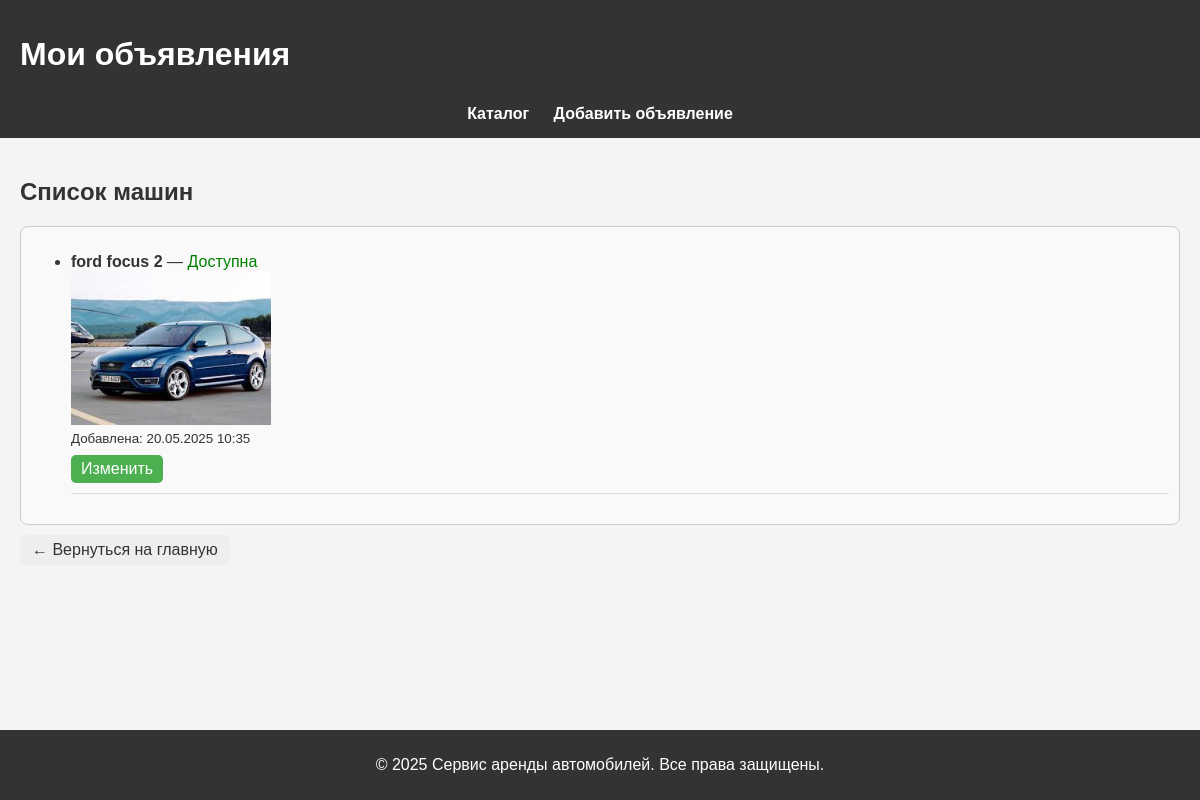
Page /cars/my/ (signed in) on the earlier database version.
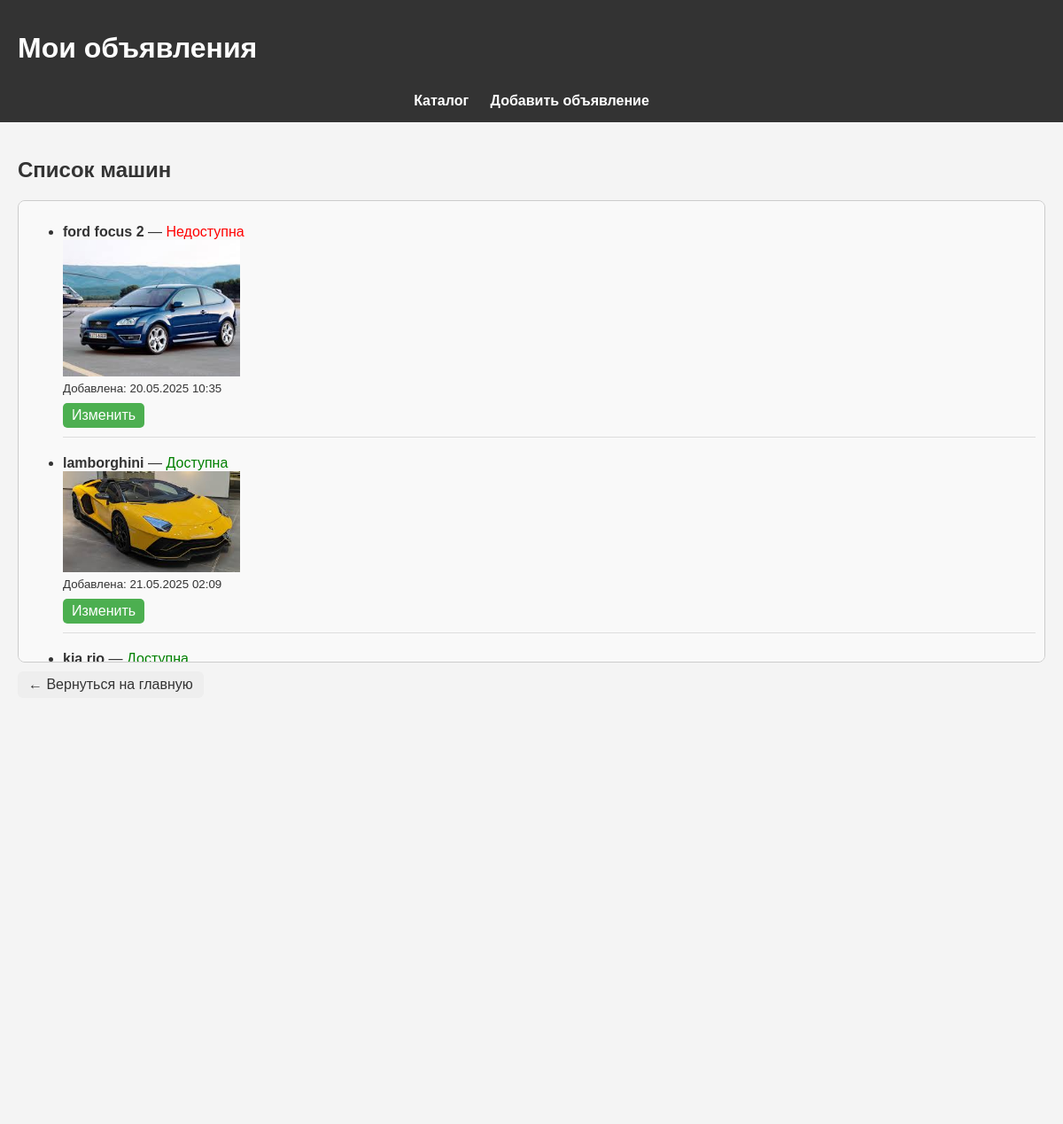
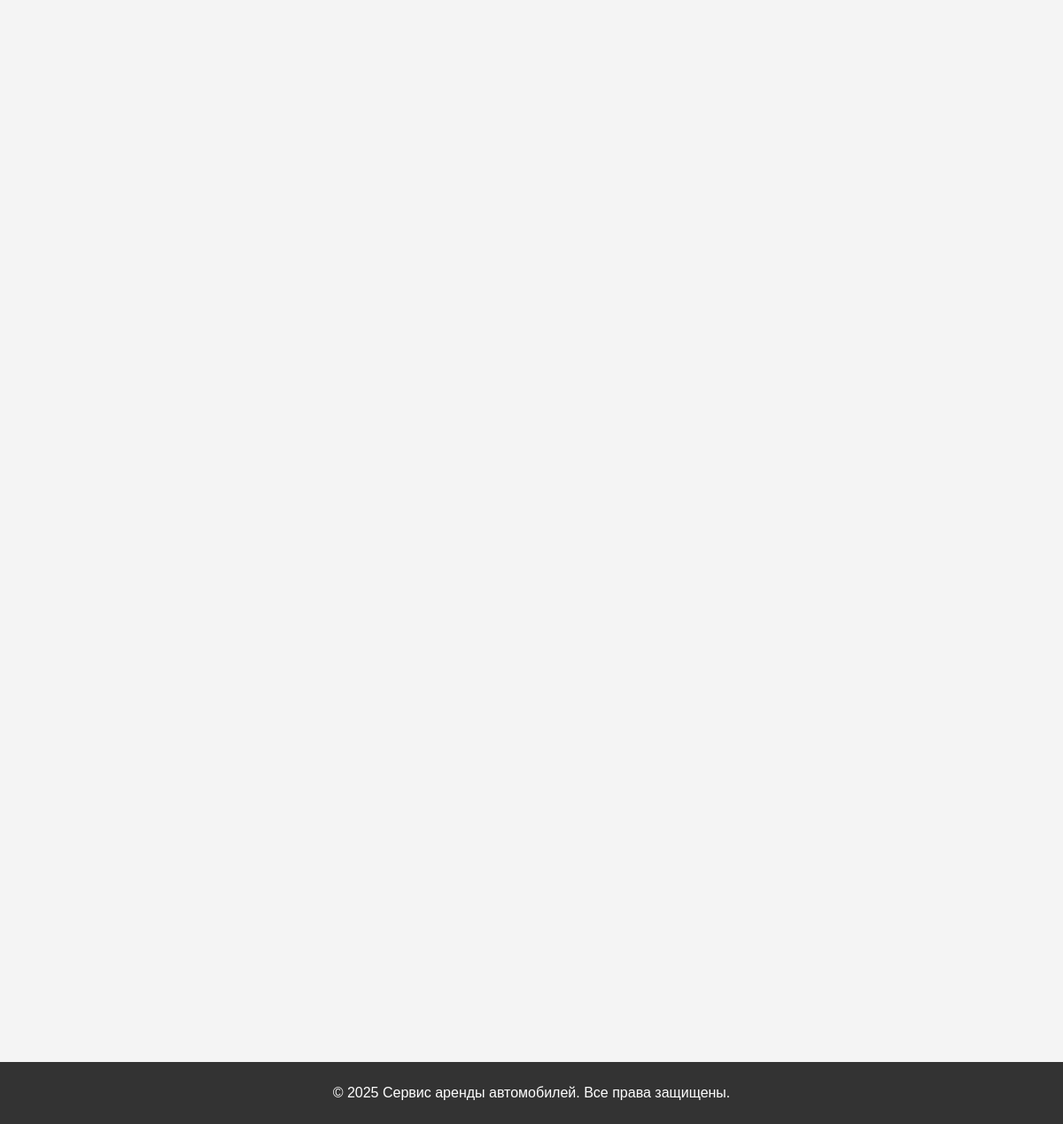
Same page on the later database version (2 pictures, top to bottom).
### cars/models.py (models this page shows, shortened)
class Car(models.Model):
    objects = None
    name = models.CharField(max_length=100)
    photo = models.ImageField(upload_to='cars_photos/', blank=True, null=True)
    is_available = models.BooleanField(default=True)
    published_date = models.DateTimeField(auto_now_add=True)
    owner = models.ForeignKey(User, on_delete=models.CASCADE, null=True, blank=True)
    phone_number = models.CharField(max_length=20, null=True, blank=True)
    description = models.TextField(blank=True, null=True)
    class Meta:
        verbose_name = 'Машина'
        verbose_name_plural = 'Машины'

### cars/views.py (the view)
# urls.py: path('my/', views.my_cars, name='my_cars'),
@login_required
def my_cars(request):
    cars = Car.objects.filter(owner=request.user)
    return render(request, 'cars/my_cars.html', {'cars': cars})

### cars/templates/cars/my_cars.html (shortened to what this page needs)
{% load static %}
<!DOCTYPE html>
<html lang="ru">
<head>
    <link rel="stylesheet" href="{% static 'main/css/main.css' %}">
</head>
<body>
    <header>
        <h1>Мои объявления</h1>
        <nav>
            <ul>
                <li><a href="{% url 'cars_home' %}">Каталог</a></li>
                <li><a href="{% url 'create' %}">Добавить объявление</a></li>
            </ul>
        </nav>
    </header>
    <main>
        <h2>Список машин</h2>
        {% if cars %}
            <div class="car-list">
                <ul>
                    {% for car in cars %}
                        <li>
                            <strong>{{ car.name }}</strong> —
                            {% if car.is_available %}
                                <span style="color: green;">Доступна</span>
                            {% else %}
                                <span style="color: red;">Недоступна</span>
                            {% endif %}
                            <br>
                            {% if car.photo %}
                                <img src="{{ car.photo.url }}" alt="{{ car.name }}" style="max-width: 200px; height: auto;">
                            {% else %}
                                <em>Фото не загружено</em>
                            {% endif %}
                            <br>
                            <small>Добавлена: {{ car.published_date|date:"d.m.Y H:i" }}</small>
                            <br>
                            <a href="{% url 'car_edit' car.id %}" class="edit-btn">Изменить</a>
                        </li>
                    {% endfor %}
                </ul>
            </div>
        {% else %}
            <p>У вас пока нет добавленных машин.</p>
        {% endif %}
        <a class="back-link" href="{% url 'home' %}">&larr; Вернуться на главную</a>
    </main>
    <footer>
        <p>&copy; 2025 Сервис аренды автомобилей. Все права защищены.</p>
    </footer>
</body>
</html>

### main/static/main/css/main.css (style rules this page uses)
body { font-family: Arial, sans-serif; margin: 0; padding: 0; background-color: #f4f4f4; color: #333; min-height: 100vh; display: flex; flex-direction: column; }
header { background-color: #333; color: white; padding: 15px 20px; }
nav ul { list-style: none; padding: 10px 0 0; margin: 0; text-align: center; }
nav ul li { display: inline-block; margin: 0 10px; }
nav ul li a { color: white; text-decoration: none; font-weight: bold; }
main { flex: 1; padding: 20px; }
footer { background-color: #333; color: white; text-align: center; padding: 10px; }

### cars/templates/cars/my_cars.html (style rules this page uses)
.car-list { max-height: 500px; overflow-y: auto; padding: 10px; border: 1px solid #ccc; border-radius: 8px; background-color: #f9f9f9; }
.car-list li { margin-bottom: 20px; padding-bottom: 10px; border-bottom: 1px solid #ddd; }
.edit-btn { display: inline-block; margin-top: 8px; background-color: #4CAF50; color: white; padding: 5px 10px; border-radius: 5px; text-decoration: none; }
.back-link { margin-top: 10px; display: inline-block; background-color: #eee; padding: 6px 12px; border-radius: 6px; text-decoration: none; color: #333; }

Differences in the rows shown:
changed Car "ford focus 2": is_available "Доступна" → "Недоступна"
added Car: name "lamborghini", is_available "Доступна", photo (picture), published_date "21.05.2025 02:09"
added Car: name "kia rio", is_available "Доступна"
